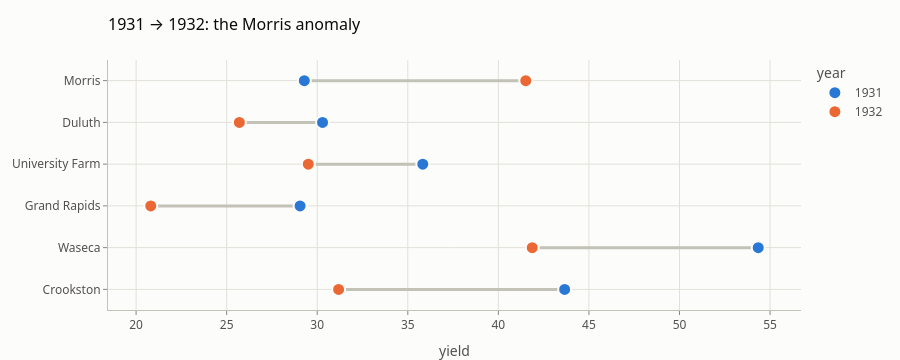

This figure's notebook cell:
### Code cell
pc.dumbbell(barley, 'site', 'yield', 'year', backend='plotly', title='1931 → 1932: the Morris anomaly')

### Figure 1 — Plotly figure (JSON) as saved in the notebook; plotly's stock layout.template omitted (floating-point values rounded to 4 significant figures)
{"data": [{"hoverinfo": "skip", "line": {"color": "#c3c2b7", "width": 3}, "mode": "lines", "showlegend": false, "type": "scatter", "x": [29.29, 41.51, null, 30.29, 25.7, null, 35.83, 29.51, null, 29.05, 20.81, null, 54.35, 41.87, null, 43.66, 31.18, null], "y": ["Morris", "Morris", null, "Duluth", "Duluth", null, "University Farm", "University Farm", null, "Grand Rapids", "Grand Rapids", null, "Waseca", "Waseca", null, "Crookston", "Crookston", null]}, {"hovertemplate": "<b>%{y}</b><br>1931: %{x:,.4~g}<extra></extra>", "marker": {"color": "#2a78d6", "line": {"color": "#fcfcfb", "width": 2}, "size": 13}, "mode": "markers", "name": "1931", "type": "scatter", "x": [29.29, 30.29, 35.83, 29.05, 54.35, 43.66], "y": ["Morris", "Duluth", "University Farm", "Grand Rapids", "Waseca", "Crookston"]}, {"hovertemplate": "<b>%{y}</b><br>1932: %{x:,.4~g}<extra></extra>", "marker": {"color": "#eb6834", "line": {"color": "#fcfcfb", "width": 2}, "size": 13}, "mode": "markers", "name": "1932", "type": "scatter", "x": [41.51, 25.7, 29.51, 20.81, 41.87, 31.18], "y": ["Morris", "Duluth", "University Farm", "Grand Rapids", "Waseca", "Crookston"]}], "layout": {"height": 360, "legend": {"title": {"text": "year"}}, "title": {"text": "1931 → 1932: the Morris anomaly"}, "xaxis": {"title": {"text": "yield"}}, "yaxis": {"autorange": "reversed", "categoryarray": ["Morris", "Duluth", "University Farm", "Grand Rapids", "Waseca", "Crookston"], "categoryorder": "array"}}}
